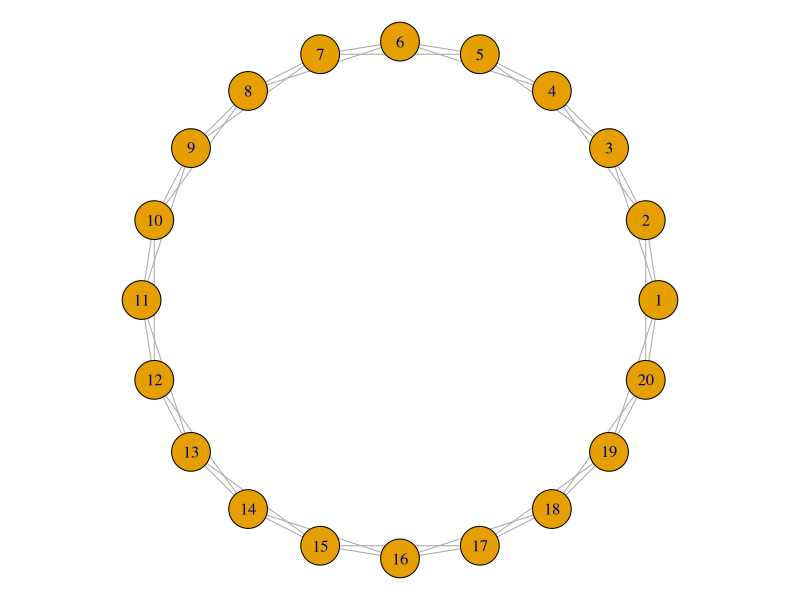

The R source for this figure: (Note: this script raises an error after producing the figure.)
## ---- chunk 1
knitr::opts_chunk$set(echo = FALSE, eval = FALSE)

require(igraph)

watts_strogatz = function(size = 10, max_dist = 2, p = 0, igraph = TRUE){
  
  # get edges
  edges = matrix(ncol = 3, nrow = size * max_dist)
  ind = 0
  for(i in 1:(size-1)){
    for(j in (i+1):size){
      dist = min(c(abs(j - i),abs((j - size)-i)))
      if(i != j & dist <= max_dist){
        ind = ind + 1
        edges[ind, ] = c(i, j, dist)
        }
      }
    }
  
  # sort edges by distance
  edges = edges[order(edges[,3],edges[,1],edges[,2]),]
  
  # fill matrix
  network = matrix(0, ncol = size, nrow = size)
  network[edges[,1:2]] = network[edges[,2:1]]  = 1
  
  # rewire
  for(i in 1:nrow(edges)){
    if(runif(1,0,1) < p){
      new_end = sample(1:size,1)
      if(new_end != i && network[edges[i,1], new_end] == 0){
        network[edges[i,1], edges[i,2]] = network[edges[i,2],edges[i,1]] = 0
        network[edges[i,1], new_end] = network[new_end, edges[i,1]] = 1
        }
      }
    }
  if(igraph == TRUE) return(graph_from_adjacency_matrix(network, mode = "undirected"))
  network
  }

## ---- chunk 2
par(mar=c(0,0,0,0))
g = watts_strogatz(20,2)
plot(g,layout = layout_in_circle(g))
## ---- chunk 3
edges = matrix(ncol = 3, nrow = size * max_dist)
